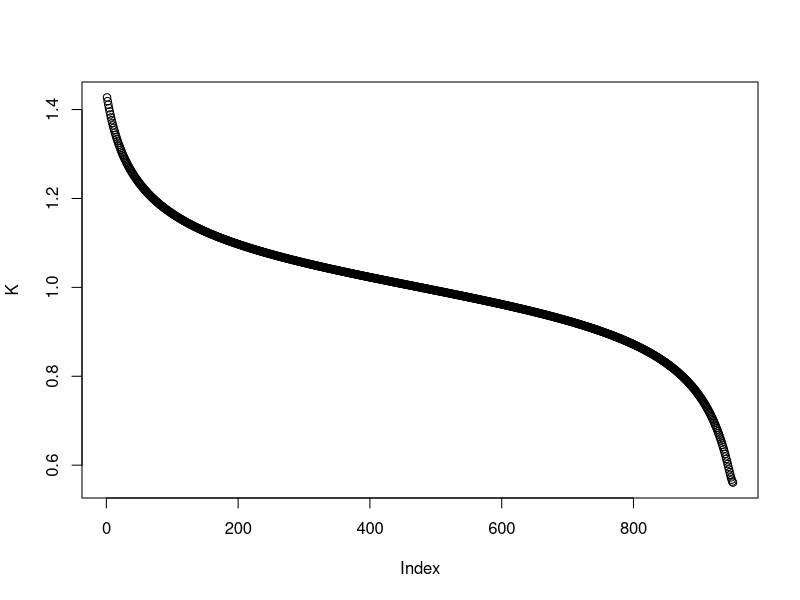
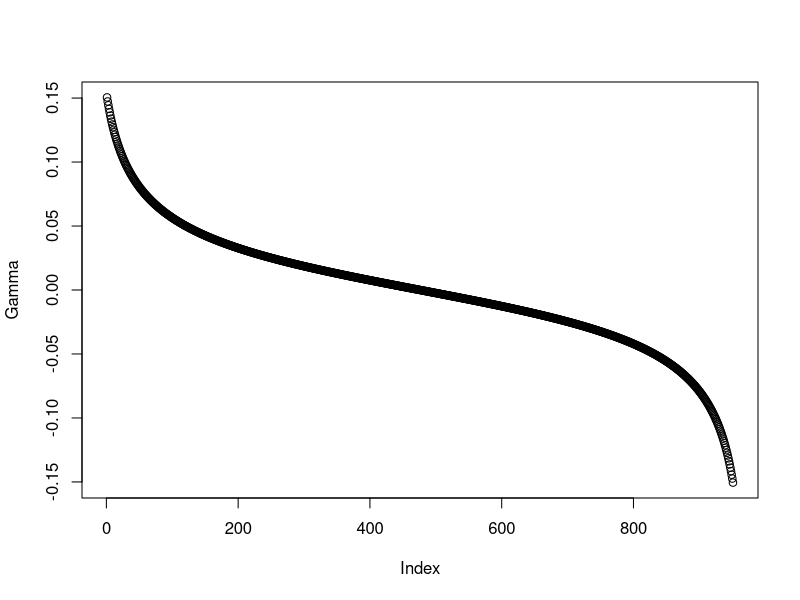

Source code (R) for these figures, in order:
k = 3
d = 10
b = 3
n = 1000
n0 = 25
n1 = n-n0

y = matrix(rnorm(d*n),n,d)
y.dist = as.matrix(dist(y))
diag(y.dist) = max(y.dist)+100

An = matrix(0,n,k)
for (i in 1:n){
  An[i,] = (sort(y.dist[i,], index.return=T)$ix)[1:k]
}

temp = table(An)
id = as.numeric(row.names(temp))
deg = rep(0,n)
deg[id] = temp
mix = 0
Mix = 0
for (i in 1:n){
  for (j in 1:k){
    Mix = Mix + deg[i]*deg[An[i,j]]
    mix = mix + deg[i]*(deg[An[i,j]]-1)
  }
}
cn = sum((deg-k)^2)/n/k
R2 = (cn + k)*n*k
count = 0
double = rep(0,n)
for (i in 1:n){
  ids = An[i,]
  double[i] = length(which(An[ids,]==i))
  count = count + length(which(An[ids,]==i))
}
R2 = (cn + k)*n*k
ct = rep(0,n1-n0+1)
E3diff = rep(0,n1-n0+1)

E = rep(0,n1-n0+1)
Var = rep(0,n1-n0+1)
Gamma = rep(0,n1-n0+1)
Theta = rep(0,n1-n0+1)
K = rep(0,n1-n0+1)
E31 = rep(0,n1-n0+1)
E32 = rep(0,n1-n0+1)
E33 = rep(0,n1-n0+1)
E34 = rep(0,n1-n0+1)
P1 = matrix(0,23,n1-n0+1)
P2 = matrix(0,23,n1-n0+1)
P3 = matrix(0,23,n1-n0+1)
P4 = matrix(0,23,n1-n0+1)
N = rep(0,23)
N[1] = n*k
N[2] = 3*count
N[3] = 6*n*k^2 - 6*count
N[4] = 3*n*k*(k-1)
N[5] = 3*R2 - 3*n*k
N[6] = 6*(k-1)*count
N[7] = 6*(sum(deg*double)-count)
for (i in 1:n){
  for (j in 1:k){
    for (m in 1:k){
      N[8] = N[8] + length(which(An[An[i,j],]==An[i,m]))
      N[9] = N[9] + length(which(An[An[An[i,j],m],]==i))
    }
  }
}
N[8] = 6*N[8]
N[9] = 2*N[9]
N[10] = 3*(n^2*k^2 - 3*n*k^2 + n*k + count - R2)
N[11] = 3*count*(n*k - 2*k) - N[7]
N[12] = n*k*(k-1)*(k-2)
N[13] = 3*n*k^2*(k-1) - N[6]
N[14] = 3*k*R2 - 3*n*k^2 - N[7]
N[15] = sum(deg^3) - 3*R2 + 2*n*k
N[16] = 6*n*k^3 - N[6] - N[7] - 2*N[2] - 3*N[9]
N[17] = 6*mix - N[7] - N[8]
N[18] = 6*n*k^2*(k-1) - N[6] - N[8]
N[19] = 6*(k-1)*(R2 - n*k) - N[8]
N[20] = 3*k^2*(k-1)*(n-3)*n - N[13] - N[19]
N[21] = 3*k*(n-3)*(R2 - n*k) - 3*N[15] - N[17]
N[22] = 6*(n-3)*k*(n*k^2 - count) - 2*N[14] - N[16] - N[17]
N[23] = n^3*k^3 - sum(N[1:22])


for (t in n0:n1){
  ct[t-n0+1] = n/(2*t*(n - t))
  P1[1,t-n0+1] = P1[2,t-n0+1] = t*(t-1)/n/(n-1)
  for (i in 3:9){
    P1[i,t-n0+1] = t*(t-1)*(t-2)/n/(n-1)/(n-2)
  }
  
  for (i in 10:19){
    P1[i,t-n0+1] = t*(t-1)*(t-2)*(t-3)/n/(n-1)/(n-2)/(n-3)
  }
  for (i in 20:22){
    P1[i,t-n0+1] = t*(t-1)*(t-2)*(t-3)*(t-4)/n/(n-1)/(n-2)/(n-3)/(n-4)
  }
  P1[23,t-n0+1] = t*(t-1)*(t-2)*(t-3)*(t-4)*(t-5)/n/(n-1)/(n-2)/(n-3)/(n-4)/(n-5)
  
  for (i in 1:9){
    P2[i,t-n0+1] = 0
  }
  for (i in 10:11){
    P2[i,t-n0+1] = 1/3*t*(t-1)*(n-t)*(n-t-1)/n/(n-1)/(n-2)/(n-3)
  }
  for (i in 12:19){
    P2[i,t-n0+1] = 0
  }
  for (i in 20:22){
    P2[i,t-n0+1] = 1/3*t*(t-1)*(t-2)*(n-t)*(n-t-1)/n/(n-1)/(n-2)/(n-3)/(n-4)
  }
  P2[23,t-n0+1] = t*(t-1)*(t-2)*(t-3)*(n-t)*(n-t-1)/n/(n-1)/(n-2)/(n-3)/(n-4)/(n-5)
  
  for (i in 1:9){
    P3[i,t-n0+1] = 0
  }
  for (i in 10:11){
    P3[i,t-n0+1] = 1/3*t*(t-1)*(n-t)*(n-t-1)/n/(n-1)/(n-2)/(n-3)
  }
  for (i in 12:19){
    P3[i,t-n0+1] = 0
  }
  for (i in 20:22){
    P3[i,t-n0+1] = 1/3*t*(t-1)*(n-t-2)*(n-t)*(n-t-1)/n/(n-1)/(n-2)/(n-3)/(n-4)
  }
  P3[23,t-n0+1] = t*(t-1)*(n-t-2)*(n-t-3)*(n-t)*(n-t-1)/n/(n-1)/(n-2)/(n-3)/(n-4)/(n-5)
  
  P4[1,t-n0+1] = P4[2,t-n0+1] = (n-t)*((n-t)-1)/n/(n-1)
  for (i in 3:9){
    P4[i,t-n0+1] = (n-t)*((n-t)-1)*((n-t)-2)/n/(n-1)/(n-2)
  }
  
  for (i in 10:19){
    P4[i,t-n0+1] = (n-t)*((n-t)-1)*((n-t)-2)*((n-t)-3)/n/(n-1)/(n-2)/(n-3)
  }
  for (i in 20:22){
    P4[i,t-n0+1] = (n-t)*((n-t)-1)*((n-t)-2)*((n-t)-3)*((n-t)-4)/n/(n-1)/(n-2)/(n-3)/(n-4)
  }
  P4[23,t-n0+1] = (n-t)*((n-t)-1)*((n-t)-2)*((n-t)-3)*((n-t)-4)*((n-t)-5)/n/(n-1)/(n-2)/(n-3)/(n-4)/(n-5)
  
  
  E31[t-n0+1] = sum(N*P1[,t-n0+1])
  E32[t-n0+1] = sum(N*P2[,t-n0+1])
  E33[t-n0+1] = sum(N*P3[,t-n0+1])
  E34[t-n0+1] = sum(N*P4[,t-n0+1])

  E3diff[t-n0+1] = E31[t-n0+1] - 3*E32[t-n0+1] + 3*E33[t-n0+1] - E34[t-n0+1]
  
  E[t-n0+1] = -k*(n - 2*t)
  Var[t-n0+1] = (t*(- n*k^2 + R2)*(n - t))/(n*(n - 1))
  Gamma[t-n0+1] = (E3diff[t-n0+1] - 3*E[t-n0+1]*Var[t-n0+1] - E[t-n0+1]^3)/((Var[t-n0+1])^1.5)
  Theta[t-n0+1] = (-1 + (1+2*Gamma[t-n0+1]*b)^0.5)/Gamma[t-n0+1]
  K[t-n0+1] = exp(0.5*(b-Theta[t-n0+1])^2 + 1/6*Gamma[t-n0+1]*Theta[t-n0+1]^3)/((1+Gamma[t-n0+1]*Theta[t-n0+1])^0.5)
  
}               
nu = function(x){
  2/x*(pnorm(x/2)-0.5)/((x/2)*pnorm(x/2)+dnorm(x/2))
}
integrand = ct*K*nu(sqrt(2*ct*b^2))
for (i in ((n1-n0+1)/2):1){
  if (is.na(integrand[i])) integrand[i] = integrand[i+1] - (integrand[i+2]-integrand[i+1])
  
  if (integrand[i]<0) integrand[i] = 0
}
for (i in (ceiling((n1-n0+1)/2)):(n1-n0+1)){
  if (is.na(integrand[i])) integrand[i] = integrand[i-1] - (integrand[i-2]-integrand[i-1])

  
  if (integrand[i]<0) integrand[i] = 0
}

temp = dnorm(b)*b*sum(integrand)
plot(K)
plot(Gamma)

